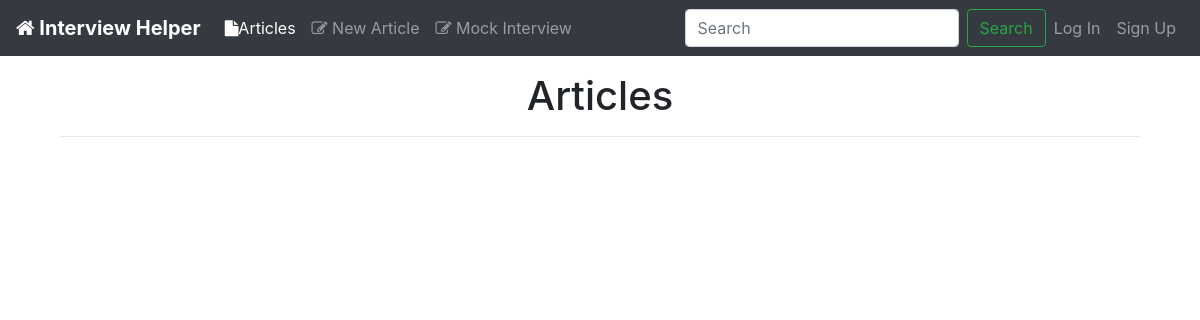
The app's page /, older data.
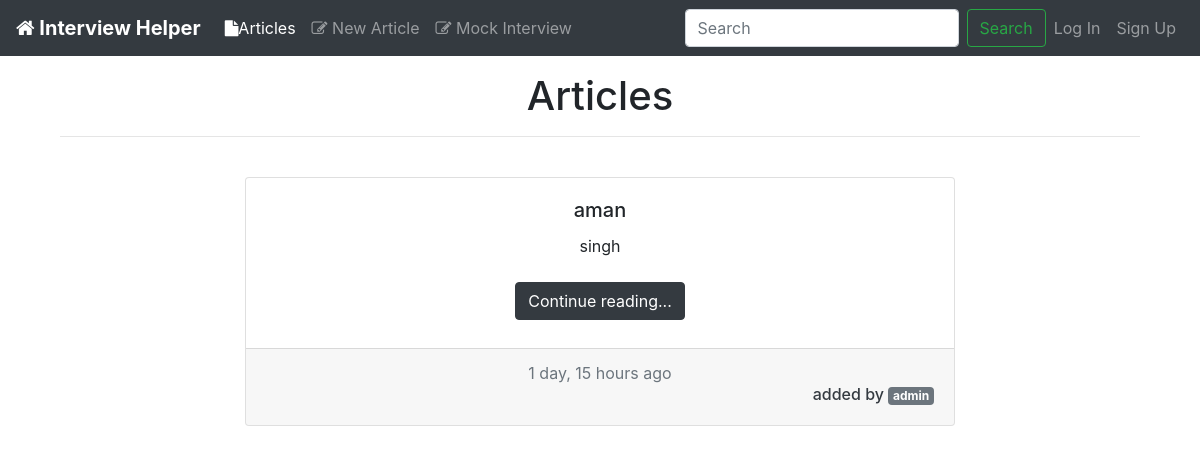
The same page, newer data.
### articles/models.py (models this page shows, shortened)
class Article(models.Model):
    title = models.CharField(max_length=100)
    slug = models.SlugField()
    text = models.TextField()
    date = models.DateTimeField(auto_now_add=True)
    author = models.ForeignKey(CustomUser,on_delete=models.CASCADE,default=None)

### accounts/models.py (models this page shows, shortened)
class CustomUser(AbstractUser):
    username = None
    email = models.EmailField(_('email adress'), unique=True)
    USERNAME_FIELD = 'email'
    name = models.CharField(max_length=255)
    is_active = models.BooleanField(default=True)
    REQUIRED_FIELDS = []
    objects = CustomUserManager()

### firstdev/views.py (the view)
# urls.py: url(r'^$', views.home, name="home"),
def home(request, nouse=0):
    articles = Article.objects.all().order_by('date')
    articles = articles.reverse()
    return render(request, 'articles/article_list.html', {'articles':articles})

### templates/articles/article_list.html
{% extends 'base_layout.html'%}
{% load humanize %}
{% load static%}
{% block activelis %}active{% endblock%}
{% block content %}
<div class="container text-center tex-dark">
  <h1 >Articles</h1>
  <hr>
  <br>
  {% for article in articles %}
  <div class="row">
    <div class="col-lg"></div>
    <div class="col-lg-8">
      <div class="card text-center">
        <div class="card-body">
            <h5 class="card-title">{{article.title}}</h5>
            <div class="card-text preview" style="overflow:auto; height:100%; width:100%;">
              {{article.text|truncatechars_html:500|safe}}
            </div>
            <p class="card-text my-2"><a href="{% url 'articles:details' slug=article.slug%}" class="btn btn-dark">
              Continue reading...
            </a></p>
        </div>
        <div class="card-footer text-muted">
          {{article.date|naturaltime}}
          <a href="{% url 'accounts:profile' email=article.author.email %}">
          <h6 class="text-dark text-right">
            added by <span class="badge badge-secondary">{{article.author.name}}</span>
          </h6></a>
        </div>
      </div>
    </div>
    <div class="col-lg"></div>
  </div>
  <br><br>
  {% endfor %}
</div>
{% endblock %}

Row changes from the older to the newer data that the page shows:
added Article: title "aman", text "singh", date "1 day, 15 hours ago", author.name "admin"
